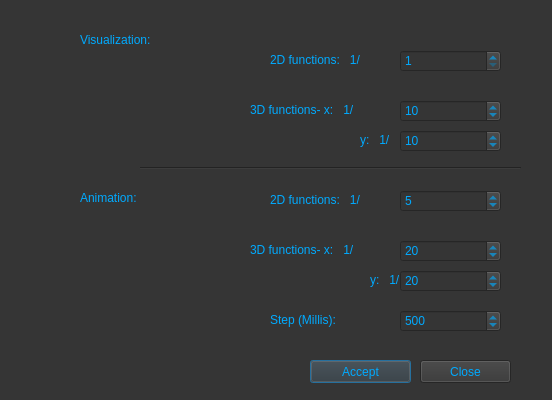
<?xml version="1.0" encoding="UTF-8"?>
<ui version="4.0">
 <class>Dialog</class>
 <widget class="QDialog" name="Dialog">
  <property name="geometry">
   <rect>
    <x>0</x>
    <y>0</y>
    <width>552</width>
    <height>400</height>
   </rect>
  </property>
  <property name="windowTitle">
   <string>Dialog</string>
  </property>
  <property name="styleSheet">
   <string notr="true">background-color: rgb(53, 53, 53);
color: rgb(0, 170, 255);
font: 14pt &quot;MS Shell Dlg 2&quot;;</string>
  </property>
  <widget class="QLabel" name="label_5">
   <property name="geometry">
    <rect>
     <x>250</x>
     <y>240</y>
     <width>141</width>
     <height>20</height>
    </rect>
   </property>
   <property name="text">
    <string>3D functions- x:   1/</string>
   </property>
  </widget>
  <widget class="QPushButton" name="accept">
   <property name="geometry">
    <rect>
     <x>310</x>
     <y>360</y>
     <width>101</width>
     <height>23</height>
    </rect>
   </property>
   <property name="text">
    <string>Accept</string>
   </property>
  </widget>
  <widget class="QSpinBox" name="spinBox_2">
   <property name="geometry">
    <rect>
     <x>400</x>
     <y>100</y>
     <width>101</width>
     <height>22</height>
    </rect>
   </property>
   <property name="minimum">
    <number>1</number>
   </property>
   <property name="value">
    <number>10</number>
   </property>
  </widget>
  <widget class="Line" name="line">
   <property name="geometry">
    <rect>
     <x>140</x>
     <y>160</y>
     <width>381</width>
     <height>16</height>
    </rect>
   </property>
   <property name="orientation">
    <enum>Qt::Horizontal</enum>
   </property>
  </widget>
  <widget class="QLabel" name="label">
   <property name="geometry">
    <rect>
     <x>270</x>
     <y>50</y>
     <width>121</width>
     <height>20</height>
    </rect>
   </property>
   <property name="text">
    <string>2D functions:   1/</string>
   </property>
  </widget>
  <widget class="QLabel" name="label_6">
   <property name="geometry">
    <rect>
     <x>370</x>
     <y>270</y>
     <width>31</width>
     <height>20</height>
    </rect>
   </property>
   <property name="text">
    <string>y:   1/</string>
   </property>
  </widget>
  <widget class="QLabel" name="label_7">
   <property name="geometry">
    <rect>
     <x>270</x>
     <y>310</y>
     <width>111</width>
     <height>20</height>
    </rect>
   </property>
   <property name="text">
    <string>Step (Millis):</string>
   </property>
  </widget>
  <widget class="QSpinBox" name="spinBox_4">
   <property name="geometry">
    <rect>
     <x>400</x>
     <y>190</y>
     <width>101</width>
     <height>22</height>
    </rect>
   </property>
   <property name="minimum">
    <number>1</number>
   </property>
   <property name="value">
    <number>5</number>
   </property>
  </widget>
  <widget class="QLabel" name="label_4">
   <property name="geometry">
    <rect>
     <x>270</x>
     <y>190</y>
     <width>121</width>
     <height>20</height>
    </rect>
   </property>
   <property name="text">
    <string>2D functions:   1/</string>
   </property>
  </widget>
  <widget class="QSpinBox" name="spinBox_3">
   <property name="geometry">
    <rect>
     <x>400</x>
     <y>130</y>
     <width>101</width>
     <height>22</height>
    </rect>
   </property>
   <property name="minimum">
    <number>1</number>
   </property>
   <property name="value">
    <number>10</number>
   </property>
  </widget>
  <widget class="QPushButton" name="cancel">
   <property name="geometry">
    <rect>
     <x>420</x>
     <y>360</y>
     <width>91</width>
     <height>23</height>
    </rect>
   </property>
   <property name="text">
    <string>Close</string>
   </property>
  </widget>
  <widget class="QLabel" name="label_3">
   <property name="geometry">
    <rect>
     <x>360</x>
     <y>130</y>
     <width>31</width>
     <height>20</height>
    </rect>
   </property>
   <property name="text">
    <string>y:   1/</string>
   </property>
  </widget>
  <widget class="QLabel" name="label_2">
   <property name="geometry">
    <rect>
     <x>250</x>
     <y>100</y>
     <width>141</width>
     <height>20</height>
    </rect>
   </property>
   <property name="text">
    <string>3D functions- x:   1/</string>
   </property>
  </widget>
  <widget class="QLabel" name="label_8">
   <property name="geometry">
    <rect>
     <x>80</x>
     <y>30</y>
     <width>111</width>
     <height>20</height>
    </rect>
   </property>
   <property name="text">
    <string>Visualization:</string>
   </property>
  </widget>
  <widget class="QSpinBox" name="spinBox_5">
   <property name="geometry">
    <rect>
     <x>400</x>
     <y>240</y>
     <width>101</width>
     <height>22</height>
    </rect>
   </property>
   <property name="minimum">
    <number>1</number>
   </property>
   <property name="singleStep">
    <number>1</number>
   </property>
   <property name="value">
    <number>20</number>
   </property>
  </widget>
  <widget class="QSpinBox" name="spinBox">
   <property name="geometry">
    <rect>
     <x>400</x>
     <y>50</y>
     <width>101</width>
     <height>22</height>
    </rect>
   </property>
   <property name="minimum">
    <number>1</number>
   </property>
  </widget>
  <widget class="QSpinBox" name="spinBox_7">
   <property name="geometry">
    <rect>
     <x>400</x>
     <y>310</y>
     <width>101</width>
     <height>22</height>
    </rect>
   </property>
   <property name="minimum">
    <number>100</number>
   </property>
   <property name="maximum">
    <number>10000</number>
   </property>
   <property name="value">
    <number>500</number>
   </property>
  </widget>
  <widget class="QSpinBox" name="spinBox_6">
   <property name="geometry">
    <rect>
     <x>400</x>
     <y>270</y>
     <width>101</width>
     <height>22</height>
    </rect>
   </property>
   <property name="minimum">
    <number>1</number>
   </property>
   <property name="value">
    <number>20</number>
   </property>
  </widget>
  <widget class="QLabel" name="label_9">
   <property name="geometry">
    <rect>
     <x>80</x>
     <y>190</y>
     <width>91</width>
     <height>16</height>
    </rect>
   </property>
   <property name="text">
    <string>Animation:</string>
   </property>
  </widget>
 </widget>
 <resources/>
 <connections/>
</ui>
